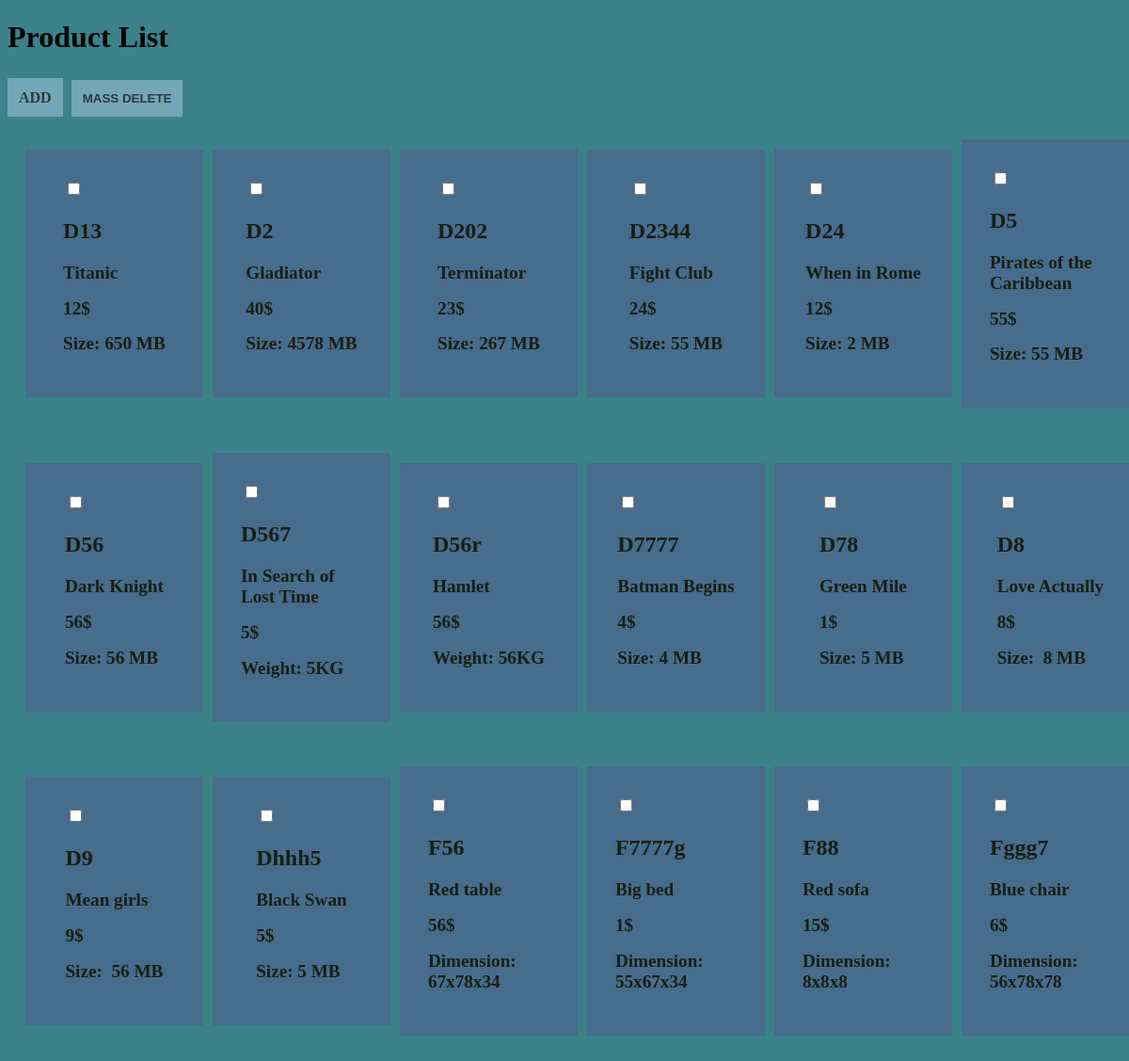
The app's page /view/index.php with its own data.
### tables this page shows
CREATE TABLE `products` (
  `SKU` varchar(11) NOT NULL,
  `name` varchar(255) NOT NULL,
  `price` int(11) NOT NULL,
  `product` varchar(255) NOT NULL,
  `is_deleted` tinyint(1) NOT NULL,
  `special` varchar(255) NOT NULL
);

### models/Product.php (called while the page is built, shortened)
<?php
class Product {
    private $db_connection;
    public function __construct($db_connection) {
        $this->db_connection = $db_connection;
    }
    public function getAll() {
        $sql = "SELECT * FROM products WHERE NOT is_deleted";
        $stmt = $this->db_connection->stmt_init();
        if ($stmt->prepare($sql)) {
            if ($stmt->execute()) {
                $allProducts = $stmt->get_result()->fetch_all(MYSQLI_ASSOC);
                return $allProducts;
            } else {
                return FALSE;
            }
        }$stmt->close();
    }
}
?>

### view/index.php (the view, shortened to what this page needs)
<?php
require_once '../models/Product.php';
$db = new DatabaseConnection();
$db_connection = $db->connect();
$product = new Product ($db_connection);
$allProducts = $product->getAll();
?>
<!DOCTYPE html>
<html lang="en">
<head>
    <link rel="stylesheet" href="../assets/style/style.css">
</head>
<body>
    <div class="main-wrap">
        <h1 class="title">Product List</h1>
        <div class="wrap">
            <form action="../controller/deleteProducts.php" method="POST">
                <div class="buttons">
                    <a href='addProduct.php' class="btn btn-primary" onclick="clearAll()">ADD</a>
                    <input type="submit" class="btn btn-primary" name="multiple-delete-product-btn" value="MASS DELETE" id="delete-product-btn">
                </div>
                <div class="item-wrap">
                    <?php foreach ($allProducts as $product) {?>
                        <div class="item">
                            <div class ="item-box">
                                <input type="checkbox" class="delete-checkbox" name="prod_delete_sku[]" value="<?= $product["SKU"]; ?>">
                                <h2><?php echo $product["SKU"];?></h2>
                                <h2 class="item-text"><?php echo $product["name"];?></h2>
                                <h2 class="item-text"><?php echo $product["price"] . "$";?></h2>
                                <h2 class="item-text"><?php echo $product["special"];?></h2>
                            </div>
                        </div>
                    <?php } ?>
                </div>
            </form>
        </div>
    </div>
</body>
</html>

### assets/style/style.css (style rules this page uses)
body { background-color: rgb(60, 130, 139); font-family: "Georgia"; }
body a { text-decoration: none; }
.item-wrap { display: grid; grid-template-columns: 1fr 1fr 1fr 1fr 1fr 1fr; grid-template-rows: auto; grid-gap: 10px; height: 100%; color: rgb(23, 31, 20); border: 0px; align-items: center; justify-content: center; }
.item-wrap .item { background-color: rgba(115, 20, 145, 0.2); display: grid; grid-template-columns: auto; grid-template-rows: auto; width: 100%; border: 0px; align-items: center; justify-content: center; margin: 10%; }
.item-wrap .item-box { padding: 30px; }
.item-text { font-size: larger; }
.btn { font-weight: bold; background-color: rgb(115, 166, 182); color: rgb(44, 60, 61); border: 2px solid rgb(115, 166, 182); padding: 10px; transition: color 0.3s ease-in, background-color 0.3s ease-in, color 0.3s ease-out, background-color 0.3s ease-out; }
input, select, p { margin: 5px; }
.delete-checkbox { justify-self: first baseline; }

### records on screen
products: SKU "D13", name "Titanic", price "12", special "Size: 650 MB"
products: SKU "D2", name "Gladiator", price "40", special "Size: 4578 MB"
products: SKU "D202", name "Terminator", price "23", special "Size: 267 MB"
products: SKU "D2344", name "Fight Club", price "24", special "Size: 55 MB"
products: SKU "D24", name "When in Rome", price "12", special "Size: 2 MB"
products: SKU "D5", name "Pirates of the Caribbean", price "55", special "Size: 55 MB"
products: SKU "D56", name "Dark Knight", price "56", special "Size: 56 MB"
products: SKU "D567", name "In Search of Lost Time", price "5", special "Weight: 5KG"
products: SKU "D56r", name "Hamlet", price "56", special "Weight: 56KG"
products: SKU "D7777", name "Batman Begins", price "4", special "Size: 4 MB"
products: SKU "D78", name "Green Mile", price "1", special "Size: 5 MB"
products: SKU "D8", name "Love Actually", price "8", special "Size: 8 MB"
products: SKU "D9", name "Mean girls", price "9", special "Size: 56 MB"
products: SKU "Dhhh5", name "Black Swan", price "5", special "Size: 5 MB"
products: SKU "F56", name "Red table", price "56", special "Dimension: 67x78x34"
products: SKU "F7777g", name "Big bed", price "1", special "Dimension: 55x67x34"
products: SKU "F88", name "Red sofa", price "15", special "Dimension: 8x8x8"
products: SKU "Fggg7", name "Blue chair", price "6", special "Dimension: 56x78x78"
